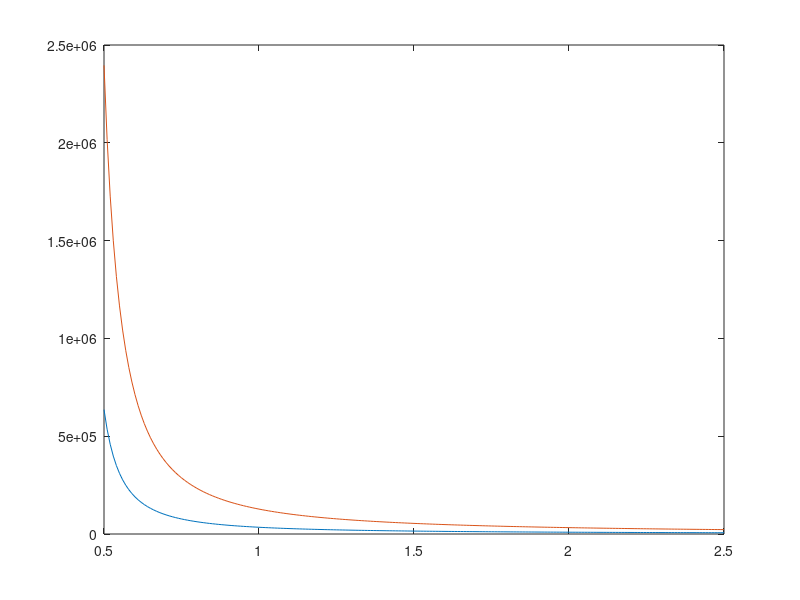

MATLAB code to generate this figure:
% File created to generate the transistor equivalent resistance 
% Written on Sep. 20, 2015 by S. Rakheja
% For ECE 6473, Fall 2015

clear all
clc
%% define constants for the technology [Check chapter 3 from Jan M. Rabaey]

Vdd = 0.5:0.01:2.5; % supply voltage for the technology

% NFET process parameters
kn = 115e-6; % [A/V^2] product of mu_n*Cox 
VTn0 = 0.4; % [V] threshold voltage 
gamma_n = 0.4; %[sqrt(V)] body-effect coefficient 
lambda_n = 0.06; % [1/V] channel-length modulation 
% PFET process parameters
kp = 30e-6; % [A/V^2] product of mu_p*Cox 
VTp0 = -0.4; % [V] threshold voltage 
gamma_p = -0.4; %[sqrt(V)] body-effect coefficient 
lambda_p = -0.1; % [1/V] channel-length modulation

phif = 0.3; % Fermi potential in [V]. Example 3.5, Chapter 3 from Jan M. Rabaey

%% define design parameters
WL_ratio_NFET = 1; % ratio W/L for NFET
WL_ratio_PFET = 1; % ratio W/L for PFET

%% I-V equations (unified model)
%% NFET equations
% define voltages for NFET
Vgs = Vdd;
Vds = Vdd;
Vbs = 0;

VTn = VTn0+gamma_n*(sqrt(2*phif-Vbs)-sqrt(2*phif));
Vmin = min(Vds, Vgs-VTn); 
if (Vgs < VTn) 
    Id_nfet = 0;
else
    Id_nfet = kn*WL_ratio_NFET*((Vgs-VTn).*Vmin-Vmin.^2/2).*(1+lambda_n*Vmin);
end
Idsatn = 1/2*kn*WL_ratio_NFET*(Vgs-VTn).^2;
Reqn = 3/4*Vdd.*(1-5/6*lambda_n*Vdd)./Idsatn; % equivalent resistance when drain goes from Vdd to Vdd/2 
% assumption is that the transistor remains in saturation


% PFET equations
% define voltages for PFET
Vsg = Vdd;
Vsd = Vdd;
Vsb = 0;
VTp =  VTp0+gamma_p*(sqrt(2*phif-Vsb)-sqrt(2*phif));
Vmin = min(Vsd, Vsg-abs(VTp));

if (Vsg < abs(VTp))
    Id_pfet = 0;
else
    Id_pfet = kp*WL_ratio_PFET*((Vsg-abs(VTp)).*Vmin-Vmin.^2/2).*(1-lambda_p*Vmin);
end
Idsatp = 1/2*kp*WL_ratio_PFET*(Vsg-abs(VTp)).^2;
Reqp = 3/4*Vdd.*(1-5/6*abs(lambda_p)*Vdd)./Idsatp; % equivalent resistance when drain goes from 0 to Vdd/2
% assumption is that the transistor remains in saturation

plot(Vdd, Reqn, Vdd, Reqp)






